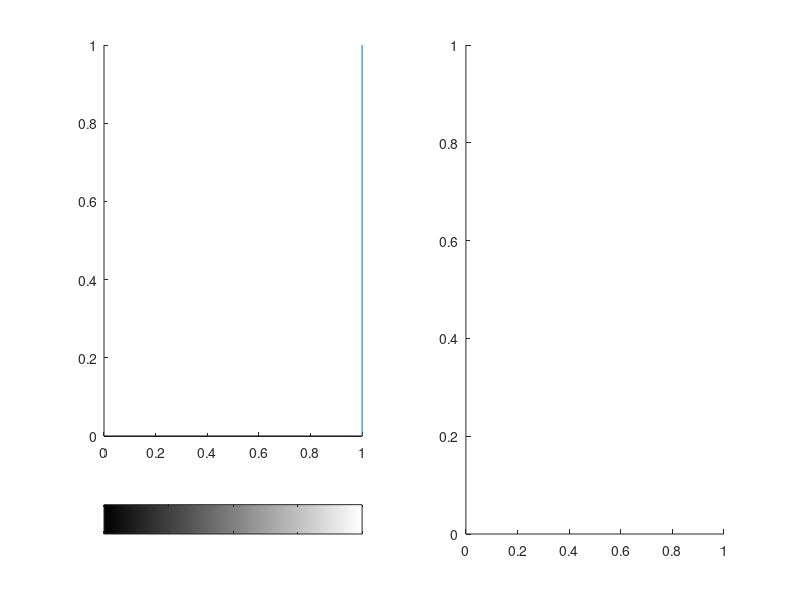

MATLAB code to generate this figure: (Note: this script raises an error after producing the figure.)
% Example Matlab script as provided with textbook:
%
%  Fundamentals of Digital Image Processing: A Practical Approach with Examples in Matlab
%  Chris J. Solomon and Toby P. Breckon, Wiley-Blackwell, 2010
%  ISBN: 0470844736, DOI:10.1002/9780470689776, http://www.fundipbook.com
%
subplot(1,2,1), imhist(I); % display input hist.
subplot(1,2,2), imhist(Ics); % display output hist.
